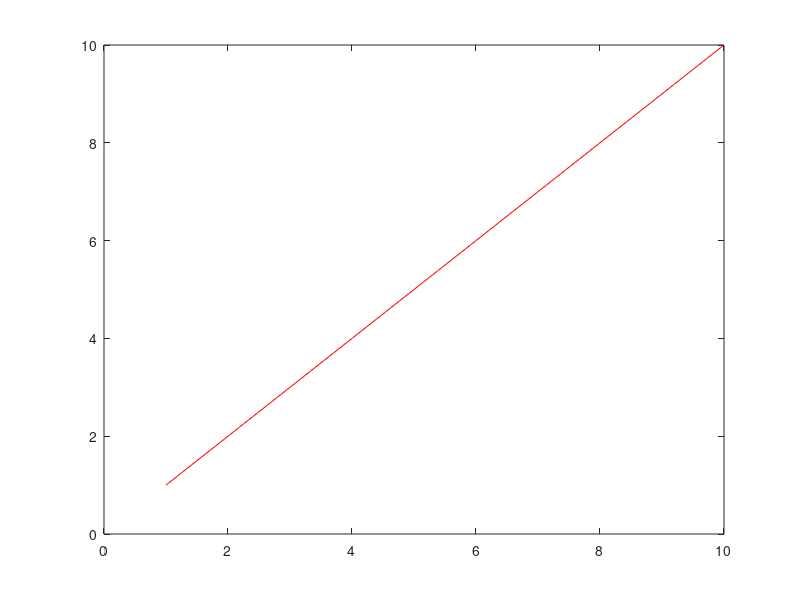

Write the MATLAB code that produced this figure.
function test()
    plot(1:10,1:10, 'r');
end

% Run the code section below to plot an image of a rose in jet
p=pi;
[R,T]=ndgrid(linspace(0,1,n),linspace(-2,20*p,n));
x=1-(.5)*((5/4)*(1-mod(3.6*T,2*p)/p).^2-.25).^2;
U=2*exp(-T/(8*p));
L=sin(U);
H=cos(U);
y=1.99*(R.^2).*(1.2*R-1).^2.*L;
K=x.*(R.*L+y.*H);
X=K.*sin(T);
Y=K.*cos(T);
Z=x.*(R.*H-y.*L);
surf(X,Y,Z,'LineStyle','none')
grid,axis off;
colormap(jet)
% You should see the plot
for i = 1:12
    disp('Shutting down.')
end
